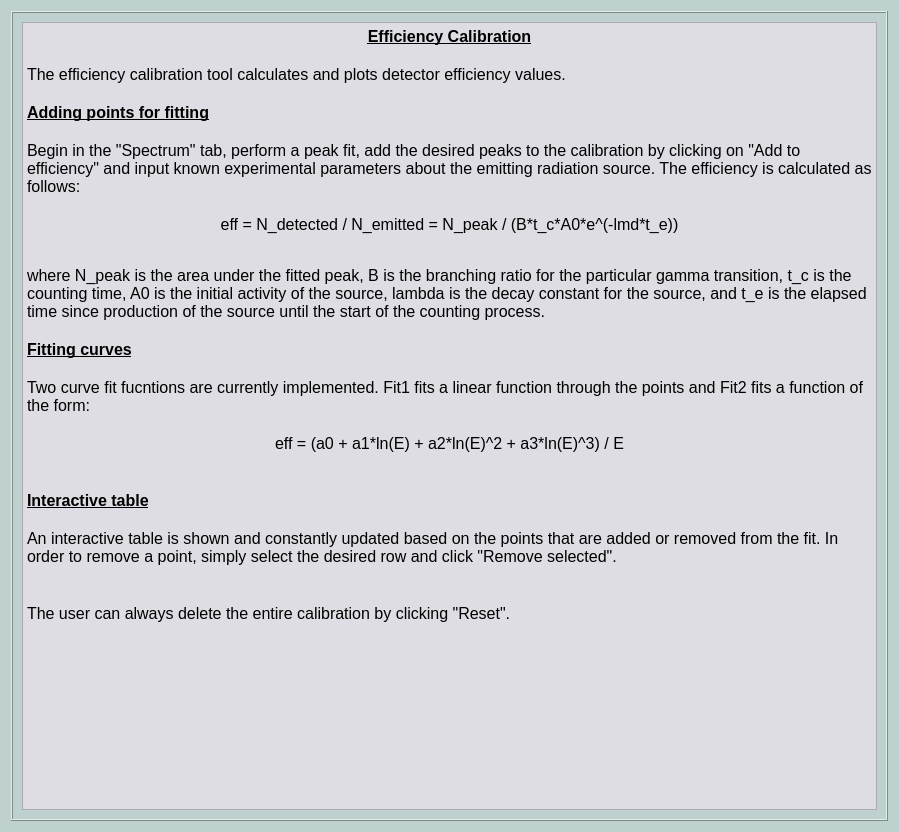
<?xml version="1.0" encoding="UTF-8"?>
<ui version="4.0">
 <class>Dialog</class>
 <widget class="QDialog" name="Dialog">
  <property name="geometry">
   <rect>
    <x>0</x>
    <y>0</y>
    <width>899</width>
    <height>832</height>
   </rect>
  </property>
  <property name="windowTitle">
   <string>Dialog</string>
  </property>
  <property name="styleSheet">
   <string notr="true">background-color: rgb(190, 209, 206);
</string>
  </property>
  <layout class="QGridLayout" name="gridLayout">
   <item row="0" column="0">
    <widget class="QFrame" name="frame">
     <property name="frameShape">
      <enum>QFrame::Box</enum>
     </property>
     <property name="frameShadow">
      <enum>QFrame::Raised</enum>
     </property>
     <layout class="QGridLayout" name="gridLayout_2">
      <item row="1" column="0">
       <widget class="QTextBrowser" name="textBrowser">
        <property name="styleSheet">
         <string notr="true">background-color: rgb(221, 221, 227);</string>
        </property>
        <property name="html">
         <string>&lt;!DOCTYPE HTML PUBLIC &quot;-//W3C//DTD HTML 4.0//EN&quot; &quot;http://www.w3.org/TR/REC-html40/strict.dtd&quot;&gt;
&lt;html&gt;&lt;head&gt;&lt;meta name=&quot;qrichtext&quot; content=&quot;1&quot; /&gt;&lt;style type=&quot;text/css&quot;&gt;
p, li { white-space: pre-wrap; }
&lt;/style&gt;&lt;/head&gt;&lt;body style=&quot; font-family:'MS Shell Dlg 2'; font-size:7.8pt; font-weight:400; font-style:normal;&quot;&gt;
&lt;p align=&quot;center&quot; style=&quot; margin-top:0px; margin-bottom:0px; margin-left:0px; margin-right:0px; -qt-block-indent:0; text-indent:0px;&quot;&gt;&lt;span style=&quot; font-size:12pt; font-weight:600; text-decoration: underline;&quot;&gt;Efficiency Calibration&lt;/span&gt;&lt;/p&gt;
&lt;p align=&quot;center&quot; style=&quot;-qt-paragraph-type:empty; margin-top:0px; margin-bottom:0px; margin-left:0px; margin-right:0px; -qt-block-indent:0; text-indent:0px; font-size:12pt; font-weight:600; text-decoration: underline;&quot;&gt;&lt;br /&gt;&lt;/p&gt;
&lt;p style=&quot; margin-top:0px; margin-bottom:0px; margin-left:0px; margin-right:0px; -qt-block-indent:0; text-indent:0px;&quot;&gt;&lt;span style=&quot; font-size:12pt;&quot;&gt;The efficiency calibration tool calculates and plots detector efficiency values.&lt;/span&gt;&lt;/p&gt;
&lt;p style=&quot;-qt-paragraph-type:empty; margin-top:0px; margin-bottom:0px; margin-left:0px; margin-right:0px; -qt-block-indent:0; text-indent:0px; font-size:12pt;&quot;&gt;&lt;br /&gt;&lt;/p&gt;
&lt;p style=&quot; margin-top:0px; margin-bottom:0px; margin-left:0px; margin-right:0px; -qt-block-indent:0; text-indent:0px;&quot;&gt;&lt;span style=&quot; font-size:12pt; font-weight:600; text-decoration: underline;&quot;&gt;Adding points for fitting&lt;/span&gt;&lt;/p&gt;
&lt;p style=&quot;-qt-paragraph-type:empty; margin-top:0px; margin-bottom:0px; margin-left:0px; margin-right:0px; -qt-block-indent:0; text-indent:0px; font-size:12pt; font-weight:600; text-decoration: underline;&quot;&gt;&lt;br /&gt;&lt;/p&gt;
&lt;p style=&quot; margin-top:0px; margin-bottom:0px; margin-left:0px; margin-right:0px; -qt-block-indent:0; text-indent:0px;&quot;&gt;&lt;span style=&quot; font-size:12pt;&quot;&gt;Begin in the &amp;quot;Spectrum&amp;quot; tab, perform a peak fit, add the desired peaks to the calibration by clicking on &amp;quot;Add to efficiency&amp;quot; and input known experimental parameters about the emitting radiation source. The efficiency is calculated as follows:&lt;/span&gt;&lt;/p&gt;
&lt;p align=&quot;center&quot; style=&quot;-qt-paragraph-type:empty; margin-top:0px; margin-bottom:0px; margin-left:0px; margin-right:0px; -qt-block-indent:0; text-indent:0px; font-size:12pt;&quot;&gt;&lt;br /&gt;&lt;/p&gt;
&lt;p align=&quot;center&quot; style=&quot; margin-top:0px; margin-bottom:0px; margin-left:0px; margin-right:0px; -qt-block-indent:0; text-indent:0px;&quot;&gt;&lt;span style=&quot; font-size:12pt;&quot;&gt;eff = N_detected / N_emitted = N_peak / (B*t_c*A0*e^(-lmd*t_e))&lt;/span&gt;&lt;/p&gt;
&lt;p align=&quot;center&quot; style=&quot;-qt-paragraph-type:empty; margin-top:0px; margin-bottom:0px; margin-left:0px; margin-right:0px; -qt-block-indent:0; text-indent:0px; font-size:12pt;&quot;&gt;&lt;br /&gt;&lt;/p&gt;
&lt;p align=&quot;center&quot; style=&quot;-qt-paragraph-type:empty; margin-top:0px; margin-bottom:0px; margin-left:0px; margin-right:0px; -qt-block-indent:0; text-indent:0px;&quot;&gt;&lt;br /&gt;&lt;/p&gt;
&lt;p style=&quot; margin-top:0px; margin-bottom:0px; margin-left:0px; margin-right:0px; -qt-block-indent:0; text-indent:0px;&quot;&gt;&lt;span style=&quot; font-size:12pt;&quot;&gt;where N_peak is the area under the fitted peak, B is the branching ratio for the particular gamma transition, t_c is the counting time, A0 is the initial activity of the source, lambda is the decay constant for the source, and t_e is the elapsed time since production of the source until the start of the counting process.&lt;/span&gt;&lt;/p&gt;
&lt;p style=&quot;-qt-paragraph-type:empty; margin-top:0px; margin-bottom:0px; margin-left:0px; margin-right:0px; -qt-block-indent:0; text-indent:0px; font-size:12pt;&quot;&gt;&lt;br /&gt;&lt;/p&gt;
&lt;p style=&quot; margin-top:0px; margin-bottom:0px; margin-left:0px; margin-right:0px; -qt-block-indent:0; text-indent:0px;&quot;&gt;&lt;span style=&quot; font-size:12pt; font-weight:600; text-decoration: underline;&quot;&gt;Fitting curves&lt;/span&gt;&lt;/p&gt;
&lt;p style=&quot;-qt-paragraph-type:empty; margin-top:0px; margin-bottom:0px; margin-left:0px; margin-right:0px; -qt-block-indent:0; text-indent:0px; font-size:12pt; font-weight:600; text-decoration: underline;&quot;&gt;&lt;br /&gt;&lt;/p&gt;
&lt;p style=&quot; margin-top:0px; margin-bottom:0px; margin-left:0px; margin-right:0px; -qt-block-indent:0; text-indent:0px;&quot;&gt;&lt;span style=&quot; font-size:12pt;&quot;&gt;Two curve fit fucntions are currently implemented. Fit1 fits a linear function through the points and Fit2 fits a function of the form:&lt;/span&gt;&lt;/p&gt;
&lt;p style=&quot;-qt-paragraph-type:empty; margin-top:0px; margin-bottom:0px; margin-left:0px; margin-right:0px; -qt-block-indent:0; text-indent:0px; font-size:12pt;&quot;&gt;&lt;br /&gt;&lt;/p&gt;
&lt;p align=&quot;center&quot; style=&quot; margin-top:0px; margin-bottom:0px; margin-left:0px; margin-right:0px; -qt-block-indent:0; text-indent:0px;&quot;&gt;&lt;span style=&quot; font-size:12pt;&quot;&gt;eff = (a0 + a1*ln(E) + a2*ln(E)^2 + a3*ln(E)^3) / E&lt;/span&gt;&lt;/p&gt;
&lt;p align=&quot;center&quot; style=&quot;-qt-paragraph-type:empty; margin-top:0px; margin-bottom:0px; margin-left:0px; margin-right:0px; -qt-block-indent:0; text-indent:0px; font-size:12pt;&quot;&gt;&lt;br /&gt;&lt;/p&gt;
&lt;p style=&quot;-qt-paragraph-type:empty; margin-top:0px; margin-bottom:0px; margin-left:0px; margin-right:0px; -qt-block-indent:0; text-indent:0px; font-size:12pt;&quot;&gt;&lt;br /&gt;&lt;/p&gt;
&lt;p style=&quot; margin-top:0px; margin-bottom:0px; margin-left:0px; margin-right:0px; -qt-block-indent:0; text-indent:0px;&quot;&gt;&lt;span style=&quot; font-size:12pt; font-weight:600; text-decoration: underline;&quot;&gt;Interactive table&lt;/span&gt;&lt;/p&gt;
&lt;p style=&quot;-qt-paragraph-type:empty; margin-top:0px; margin-bottom:0px; margin-left:0px; margin-right:0px; -qt-block-indent:0; text-indent:0px; font-size:12pt; font-weight:600; text-decoration: underline;&quot;&gt;&lt;br /&gt;&lt;/p&gt;
&lt;p style=&quot; margin-top:0px; margin-bottom:0px; margin-left:0px; margin-right:0px; -qt-block-indent:0; text-indent:0px;&quot;&gt;&lt;span style=&quot; font-size:12pt;&quot;&gt;An interactive table is shown and constantly updated based on the points that are added or removed from the fit. In order to remove a point, simply select the desired row and click &amp;quot;Remove selected&amp;quot;.&lt;/span&gt;&lt;/p&gt;
&lt;p style=&quot;-qt-paragraph-type:empty; margin-top:0px; margin-bottom:0px; margin-left:0px; margin-right:0px; -qt-block-indent:0; text-indent:0px; font-size:12pt;&quot;&gt;&lt;br /&gt;&lt;/p&gt;
&lt;p style=&quot;-qt-paragraph-type:empty; margin-top:0px; margin-bottom:0px; margin-left:0px; margin-right:0px; -qt-block-indent:0; text-indent:0px; font-size:12pt; font-weight:600; text-decoration: underline;&quot;&gt;&lt;br /&gt;&lt;/p&gt;
&lt;p style=&quot; margin-top:0px; margin-bottom:0px; margin-left:0px; margin-right:0px; -qt-block-indent:0; text-indent:0px;&quot;&gt;&lt;span style=&quot; font-size:12pt;&quot;&gt;The user can always delete the entire calibration by clicking &amp;quot;Reset&amp;quot;.&lt;/span&gt;&lt;/p&gt;&lt;/body&gt;&lt;/html&gt;</string>
        </property>
       </widget>
      </item>
     </layout>
    </widget>
   </item>
  </layout>
 </widget>
 <resources>
  <include location="../eff_resource.qrc"/>
 </resources>
 <connections/>
</ui>
